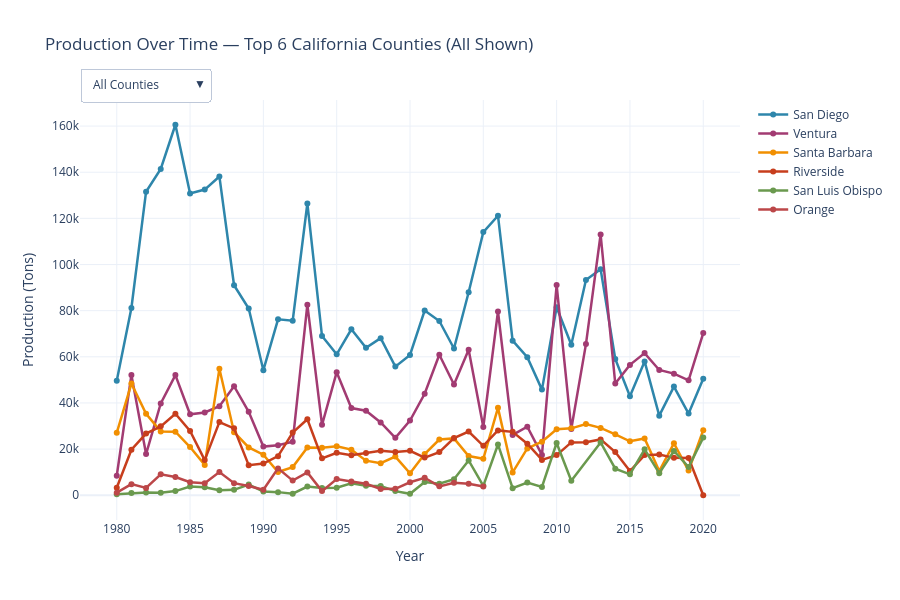

The notebook cell saved with this chart:
### Code cell
import plotly.graph_objects as go

# Create interactive plot with county selection
fig = go.Figure()

# Add all counties with greyed out appearance initially
for i, county in enumerate(top_counties):
    county_data = county_year[county_year['County'] == county]
    fig.add_trace(
        go.Scatter(
            x=county_data['Year'],
            y=county_data['Production'],
            mode='lines+markers',
            name=county,
            line=dict(color=county_colors[county], width=2.5),
            hovertemplate=f'<b>{county}</b><br>Year: %{{x}}<br>Production: %{{y:,.0f}} Tons<extra></extra>',
            visible=True
        )
    )

# Create buttons for each county to highlight/grey out
buttons = []
# Button to show all counties
all_visible = [True] * len(top_counties)
buttons.append(
    dict(
        label='All Counties',
        method='update',
        args=[
            {'visible': all_visible},
            {'title': 'Production Over Time — Top 6 California Counties (All Shown)'}
        ]
    )
)

# Buttons for each individual county
for county_idx, county in enumerate(top_counties):
    visible = [False] * len(top_counties)
    visible[county_idx] = True
    buttons.append(
        dict(
            label=county,
            method='update',
            args=[
                {'visible': visible},
                {'title': f'Production Over Time — {county} (Others Greyed Out)'}
            ]
        )
    )

# Update layout with buttons
fig.update_layout(
    updatemenus=[
        dict(
            buttons=buttons,
            direction='down',
            pad={'r': 10, 't': 10},
            showactive=True,
            x=0.0,
            xanchor='left',
            y=1.10,
            yanchor='top'
        )
    ],
    title='Production Over Time — Top 6 California Counties (All Shown)',
    xaxis_title='Year',
    yaxis_title='Production (Tons)',
    hovermode='x unified',
    height=600,
    template='plotly_white',
    font=dict(size=12)
)

fig.show()

### Figure 1 — Plotly figure (JSON) as saved in the notebook; plotly's stock layout.template omitted (floating-point values rounded to 4 significant figures)
{"data": [{"hovertemplate": "<b>San Diego</b><br>Year: %{x}<br>Production: %{y:,.0f} Tons<extra></extra>", "line": {"color": "#2E86AB", "width": 2.5}, "mode": "lines+markers", "name": "San Diego", "type": "scatter", "visible": true, "x": [1980, 1981, 1982, 1983, 1984, 1985, 1986, 1987, 1988, 1989, 1990, 1991, 1992, 1993, 1994, 1995, 1996, 1997, 1998, 1999, 2000, 2001, 2002, 2003, 2004, 2005, 2006, 2007, 2008, 2009, 2010, 2011, 2012, 2013, 2014, 2015, 2016, 2017, 2018, 2019, 2020], "y": [49640.0, 81150.0, 131600.0, 141400.0, 160600.0, 130800.0, 132500.0, 138200.0, 91020.0, 80940.0, 54200.0, 76250.0, 75660.0, 126500.0, 69000.0, 61090.0, 71930.0, 63940.0, 68080.0, 55750.0, 60790.0, 80030.0, 75520.0, 63610.0, 87990.0, 114000.0, 121200.0, 67000.0, 59800.0, 45780.0, 81500.0, 65200.0, 93300.0, 98000.0, 59100.0, 42900.0, 58000.0, 34500.0, 47100.0, 35400.0, 50500.0]}, {"hovertemplate": "<b>Ventura</b><br>Year: %{x}<br>Production: %{y:,.0f} Tons<extra></extra>", "line": {"color": "#A23B72", "width": 2.5}, "mode": "lines+markers", "name": "Ventura", "type": "scatter", "visible": true, "x": [1980, 1981, 1982, 1983, 1984, 1985, 1986, 1987, 1988, 1989, 1990, 1991, 1992, 1993, 1994, 1995, 1996, 1997, 1998, 1999, 2000, 2001, 2002, 2003, 2004, 2005, 2006, 2007, 2008, 2009, 2010, 2011, 2012, 2013, 2014, 2015, 2016, 2017, 2018, 2019, 2020], "y": [8440.0, 52150.0, 17850.0, 39780.0, 52070.0, 35080.0, 35860.0, 38560.0, 47260.0, 36180.0, 21080.0, 21700.0, 23210.0, 82600.0, 30520.0, 53330.0, 37780.0, 36600.0, 31560.0, 24870.0, 32400.0, 43970.0, 60890.0, 48020.0, 63100.0, 29590.0, 79650.0, 26160.0, 29700.0, 17480.0, 91100.0, 28700.0, 65500.0, 113000.0, 48400.0, 56500.0, 61600.0, 54300.0, 52700.0, 49800.0, 70300.0]}, {"hovertemplate": "<b>Santa Barbara</b><br>Year: %{x}<br>Production: %{y:,.0f} Tons<extra></extra>", "line": {"color": "#F18F01", "width": 2.5}, "mode": "lines+markers", "name": "Santa Barbara", "type": "scatter", "visible": true, "x": [1980, 1981, 1982, 1983, 1984, 1985, 1986, 1987, 1988, 1989, 1990, 1991, 1992, 1993, 1994, 1995, 1996, 1997, 1998, 1999, 2000, 2001, 2002, 2003, 2004, 2005, 2006, 2007, 2008, 2009, 2010, 2011, 2012, 2013, 2014, 2015, 2016, 2017, 2018, 2019, 2020], "y": [27050.0, 48420.0, 35320.0, 27670.0, 27520.0, 20910.0, 13160.0, 54790.0, 27340.0, 20740.0, 17590.0, 10080.0, 12210.0, 20690.0, 20630.0, 21230.0, 19770.0, 15000.0, 13890.0, 16750.0, 9496.0, 17880.0, 24140.0, 24640.0, 16970.0, 15800.0, 37870.0, 9910.0, 20290.0, 23240.0, 28600.0, 29000.0, 30900.0, 29200.0, 26400.0, 23400.0, 24600.0, 10500.0, 22500.0, 10700.0, 28200.0]}, {"hovertemplate": "<b>Riverside</b><br>Year: %{x}<br>Production: %{y:,.0f} Tons<extra></extra>", "line": {"color": "#C73E1D", "width": 2.5}, "mode": "lines+markers", "name": "Riverside", "type": "scatter", "visible": true, "x": [1980, 1981, 1982, 1983, 1984, 1985, 1986, 1987, 1988, 1989, 1990, 1991, 1992, 1993, 1994, 1995, 1996, 1997, 1998, 1999, 2000, 2001, 2002, 2003, 2004, 2005, 2006, 2007, 2008, 2009, 2010, 2011, 2012, 2013, 2014, 2015, 2016, 2017, 2018, 2019, 2020], "y": [3249.0, 19720.0, 26720.0, 29870.0, 35320.0, 27820.0, 15240.0, 31690.0, 28990.0, 13000.0, 13710.0, 16960.0, 27180.0, 32950.0, 16010.0, 18420.0, 17350.0, 18340.0, 19260.0, 18760.0, 19270.0, 16340.0, 18720.0, 24770.0, 27610.0, 21440.0, 28100.0, 27470.0, 22350.0, 15320.0, 17400.0, 22900.0, 23000.0, 24200.0, 18700.0, 10500.0, 17400.0, 17700.0, 16200.0, 16100.0, 0.0]}, {"hovertemplate": "<b>San Luis Obispo</b><br>Year: %{x}<br>Production: %{y:,.0f} Tons<extra></extra>", "line": {"color": "#6A994E", "width": 2.5}, "mode": "lines+markers", "name": "San Luis Obispo", "type": "scatter", "visible": true, "x": [1980, 1981, 1982, 1983, 1984, 1985, 1986, 1987, 1988, 1989, 1990, 1991, 1992, 1993, 1994, 1995, 1996, 1997, 1998, 1999, 2000, 2001, 2002, 2003, 2004, 2005, 2006, 2007, 2008, 2009, 2010, 2011, 2013, 2014, 2015, 2016, 2017, 2018, 2019, 2020], "y": [398.0, 933.0, 1197.0, 1036.0, 1812.0, 3808.0, 3471.0, 2210.0, 2346.0, 4646.0, 1671.0, 1351.0, 699.0, 3768.0, 3156.0, 3254.0, 5181.0, 4133.0, 4013.0, 1791.0, 613.0, 5689.0, 4992.0, 6949.0, 15110.0, 4079.0, 22010.0, 3056.0, 5474.0, 3613.0, 22640.0, 6280.0, 22900.0, 11500.0, 9070.0, 19900.0, 9570.0, 19200.0, 12200.0, 25000.0]}, {"hovertemplate": "<b>Orange</b><br>Year: %{x}<br>Production: %{y:,.0f} Tons<extra></extra>", "line": {"color": "#BC4749", "width": 2.5}, "mode": "lines+markers", "name": "Orange", "type": "scatter", "visible": true, "x": [1980, 1981, 1982, 1983, 1984, 1985, 1986, 1987, 1988, 1989, 1990, 1991, 1992, 1993, 1994, 1995, 1996, 1997, 1998, 1999, 2000, 2001, 2002, 2003, 2004, 2005], "y": [1109.0, 4817.0, 3161.0, 9114.0, 7930.0, 5624.0, 5236.0, 10080.0, 5251.0, 4026.0, 2386.0, 11640.0, 6350.0, 9878.0, 1793.0, 7027.0, 5915.0, 4980.0, 2758.0, 2770.0, 5638.0, 7583.0, 3848.0, 5394.0, 5019.0, 3781.0]}], "layout": {"font": {"size": 12}, "height": 600, "hovermode": "x unified", "title": {"text": "Production Over Time — Top 6 California Counties (All Shown)"}, "updatemenus": [{"buttons": [{"args": [{"visible": [true, true, true, true, true, true]}, {"title": "Production Over Time — Top 6 California Counties (All Shown)"}], "label": "All Counties", "method": "update"}, {"args": [{"visible": [true, false, false, false, false, false]}, {"title": "Production Over Time — San Diego (Others Greyed Out)"}], "label": "San Diego", "method": "update"}, {"args": [{"visible": [false, true, false, false, false, false]}, {"title": "Production Over Time — Ventura (Others Greyed Out)"}], "label": "Ventura", "method": "update"}, {"args": [{"visible": [false, false, true, false, false, false]}, {"title": "Production Over Time — Santa Barbara (Others Greyed Out)"}], "label": "Santa Barbara", "method": "update"}, {"args": [{"visible": [false, false, false, true, false, false]}, {"title": "Production Over Time — Riverside (Others Greyed Out)"}], "label": "Riverside", "method": "update"}, {"args": [{"visible": [false, false, false, false, true, false]}, {"title": "Production Over Time — San Luis Obispo (Others Greyed Out)"}], "label": "San Luis Obispo", "method": "update"}, {"args": [{"visible": [false, false, false, false, false, true]}, {"title": "Production Over Time — Orange (Others Greyed Out)"}], "label": "Orange", "method": "update"}], "direction": "down", "pad": {"r": 10, "t": 10}, "showactive": true, "x": 0, "xanchor": "left", "y": 1.1, "yanchor": "top"}], "xaxis": {"title": {"text": "Year"}}, "yaxis": {"title": {"text": "Production (Tons)"}}}}
